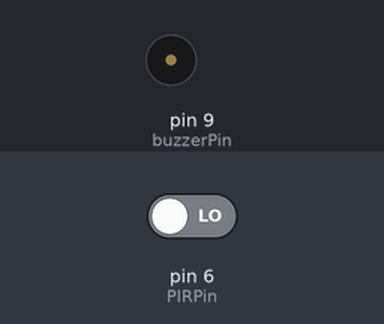
A sketch run on a simulated Arduino Uno, built with avr-gcc and run on an emulated ATmega328P. Shown: buzzer (waves = sounding). The inputs (shaded band) are chosen by the test bench; at power-on: pin 6 (PIRPin) LOW.

Above: at 1.8 s.
1.9 s: pin 6 (PIRPin) driven HIGH
At 4.8 s:
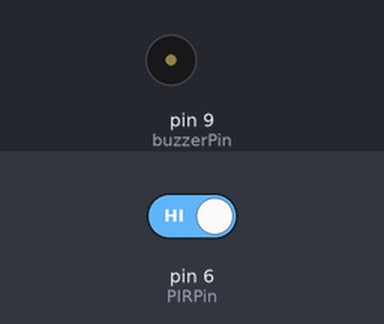
4.9 s: pin 6 (PIRPin) driven LOW
At 5.5 s:
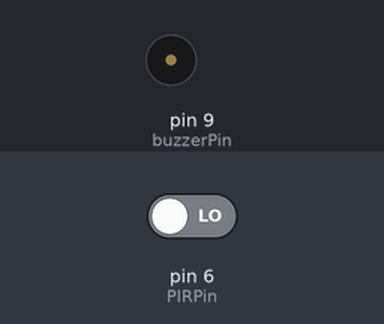
Timing chart, 0 to 7.9 s (numbered marks = the images above; inputs shaded):
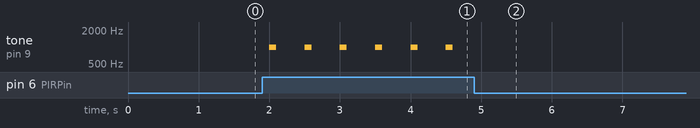

The sketch:

Challenge5.ino
```cpp
// Initalize buzzer and PIR sensor pins
int buzzerPin = 9;
int PIRPin = 6;

// Initialize PIR sensor state
int PIRState = 0;

void setup() {
  // Set PIR sensor to an Input and the buzzer to an Output
  pinMode(PIRPin, INPUT);
  pinMode(buzzerPin, OUTPUT);
  Serial.begin(9600);
}
void loop() {
  // Read in PIR state (0 or 1)
  PIRState = digitalRead(PIRPin);
  //Serial.print("PIRState = ");Serial.println(PIRState);
  // If PIRState detects motion?
  if (PIRState == 1) {
    // Buzzer makes noise
    tone(buzzerPin, 1000, 100);
//    digitalWrite(buzzerPin, HIGH);
  } else {
    // Buzzer makes no noise
    digitalWrite(buzzerPin, LOW);
  }
  delay(500);
}
```

Measured:
- after the input at 1.9 s, tone on pin 9 (buzzerPin): alternates 1000 Hz for 0.10 s and silent for 0.40 s, starting after 0.10 s
- after the input at 4.9 s, tone on pin 9 (buzzerPin): stops changing and stays silent
